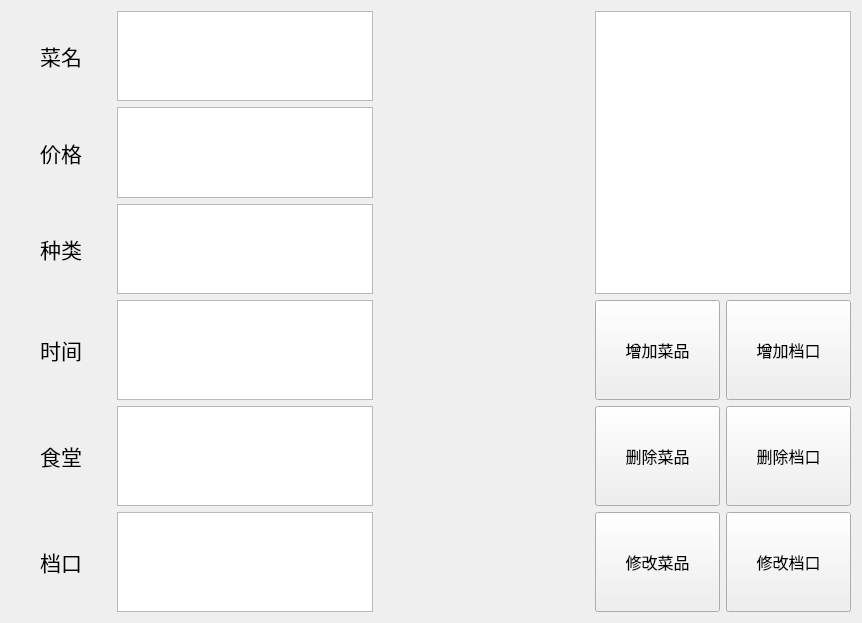
<?xml version="1.0" encoding="UTF-8"?>
<ui version="4.0">
 <class>Form</class>
 <widget class="QWidget" name="Form">
  <property name="geometry">
   <rect>
    <x>0</x>
    <y>0</y>
    <width>862</width>
    <height>623</height>
   </rect>
  </property>
  <property name="windowTitle">
   <string>Form</string>
  </property>
  <layout class="QGridLayout" name="gridLayout">
   <item row="2" column="1">
    <widget class="QPlainTextEdit" name="plainTextEdit_cate">
     <property name="font">
      <font>
       <family>宋体</family>
       <pointsize>14</pointsize>
      </font>
     </property>
    </widget>
   </item>
   <item row="2" column="0">
    <widget class="QLabel" name="label_category">
     <property name="minimumSize">
      <size>
       <width>100</width>
       <height>0</height>
      </size>
     </property>
     <property name="font">
      <font>
       <family>宋体</family>
       <pointsize>16</pointsize>
      </font>
     </property>
     <property name="text">
      <string>种类</string>
     </property>
     <property name="alignment">
      <set>Qt::AlignCenter</set>
     </property>
    </widget>
   </item>
   <item row="1" column="0">
    <widget class="QLabel" name="label_cost">
     <property name="font">
      <font>
       <family>宋体</family>
       <pointsize>16</pointsize>
      </font>
     </property>
     <property name="text">
      <string>价格</string>
     </property>
     <property name="alignment">
      <set>Qt::AlignCenter</set>
     </property>
    </widget>
   </item>
   <item row="3" column="3">
    <widget class="QPushButton" name="pushButton_af">
     <property name="minimumSize">
      <size>
       <width>0</width>
       <height>100</height>
      </size>
     </property>
     <property name="font">
      <font>
       <family>宋体</family>
       <pointsize>12</pointsize>
      </font>
     </property>
     <property name="text">
      <string>增加菜品</string>
     </property>
    </widget>
   </item>
   <item row="5" column="1">
    <widget class="QPlainTextEdit" name="plainTextEdit_count">
     <property name="font">
      <font>
       <family>宋体</family>
       <pointsize>14</pointsize>
      </font>
     </property>
    </widget>
   </item>
   <item row="1" column="1">
    <widget class="QPlainTextEdit" name="plainTextEdit_cost">
     <property name="font">
      <font>
       <family>宋体</family>
       <pointsize>14</pointsize>
      </font>
     </property>
    </widget>
   </item>
   <item row="5" column="3">
    <widget class="QPushButton" name="pushButton_cf">
     <property name="minimumSize">
      <size>
       <width>0</width>
       <height>100</height>
      </size>
     </property>
     <property name="font">
      <font>
       <family>宋体</family>
       <pointsize>12</pointsize>
      </font>
     </property>
     <property name="text">
      <string>修改菜品</string>
     </property>
    </widget>
   </item>
   <item row="4" column="0">
    <widget class="QLabel" name="label_house">
     <property name="font">
      <font>
       <family>宋体</family>
       <pointsize>16</pointsize>
      </font>
     </property>
     <property name="text">
      <string>食堂</string>
     </property>
     <property name="alignment">
      <set>Qt::AlignCenter</set>
     </property>
    </widget>
   </item>
   <item row="5" column="4">
    <widget class="QPushButton" name="pushButton_cc">
     <property name="minimumSize">
      <size>
       <width>0</width>
       <height>100</height>
      </size>
     </property>
     <property name="font">
      <font>
       <family>宋体</family>
       <pointsize>12</pointsize>
      </font>
     </property>
     <property name="text">
      <string>修改档口</string>
     </property>
    </widget>
   </item>
   <item row="0" column="0">
    <widget class="QLabel" name="label_food">
     <property name="font">
      <font>
       <family>宋体</family>
       <pointsize>16</pointsize>
      </font>
     </property>
     <property name="text">
      <string>菜名</string>
     </property>
     <property name="alignment">
      <set>Qt::AlignCenter</set>
     </property>
    </widget>
   </item>
   <item row="4" column="4">
    <widget class="QPushButton" name="pushButton_dc">
     <property name="minimumSize">
      <size>
       <width>0</width>
       <height>100</height>
      </size>
     </property>
     <property name="font">
      <font>
       <family>宋体</family>
       <pointsize>12</pointsize>
      </font>
     </property>
     <property name="text">
      <string>删除档口</string>
     </property>
    </widget>
   </item>
   <item row="4" column="3">
    <widget class="QPushButton" name="pushButton_df">
     <property name="minimumSize">
      <size>
       <width>0</width>
       <height>100</height>
      </size>
     </property>
     <property name="font">
      <font>
       <family>宋体</family>
       <pointsize>12</pointsize>
      </font>
     </property>
     <property name="text">
      <string>删除菜品</string>
     </property>
    </widget>
   </item>
   <item row="3" column="0">
    <widget class="QLabel" name="label_time">
     <property name="font">
      <font>
       <family>宋体</family>
       <pointsize>16</pointsize>
      </font>
     </property>
     <property name="text">
      <string>时间</string>
     </property>
     <property name="alignment">
      <set>Qt::AlignCenter</set>
     </property>
    </widget>
   </item>
   <item row="0" column="1">
    <widget class="QPlainTextEdit" name="plainTextEdit_food">
     <property name="font">
      <font>
       <family>宋体</family>
       <pointsize>14</pointsize>
      </font>
     </property>
    </widget>
   </item>
   <item row="5" column="0">
    <widget class="QLabel" name="label_count">
     <property name="font">
      <font>
       <family>宋体</family>
       <pointsize>16</pointsize>
      </font>
     </property>
     <property name="text">
      <string>档口</string>
     </property>
     <property name="alignment">
      <set>Qt::AlignCenter</set>
     </property>
    </widget>
   </item>
   <item row="3" column="1">
    <widget class="QPlainTextEdit" name="plainTextEdit_time">
     <property name="font">
      <font>
       <family>宋体</family>
       <pointsize>14</pointsize>
      </font>
     </property>
    </widget>
   </item>
   <item row="4" column="1">
    <widget class="QPlainTextEdit" name="plainTextEdit_house">
     <property name="font">
      <font>
       <family>宋体</family>
       <pointsize>14</pointsize>
      </font>
     </property>
    </widget>
   </item>
   <item row="3" column="4">
    <widget class="QPushButton" name="pushButton_ac">
     <property name="minimumSize">
      <size>
       <width>0</width>
       <height>100</height>
      </size>
     </property>
     <property name="font">
      <font>
       <family>宋体</family>
       <pointsize>12</pointsize>
      </font>
     </property>
     <property name="text">
      <string>增加档口</string>
     </property>
    </widget>
   </item>
   <item row="0" column="3" rowspan="3" colspan="2">
    <widget class="QTextBrowser" name="textBrowser">
     <property name="font">
      <font>
       <family>黑体</family>
       <pointsize>16</pointsize>
      </font>
     </property>
    </widget>
   </item>
   <item row="0" column="2">
    <spacer name="horizontalSpacer">
     <property name="orientation">
      <enum>Qt::Horizontal</enum>
     </property>
     <property name="sizeHint" stdset="0">
      <size>
       <width>40</width>
       <height>20</height>
      </size>
     </property>
    </spacer>
   </item>
  </layout>
 </widget>
 <resources/>
 <connections/>
</ui>
